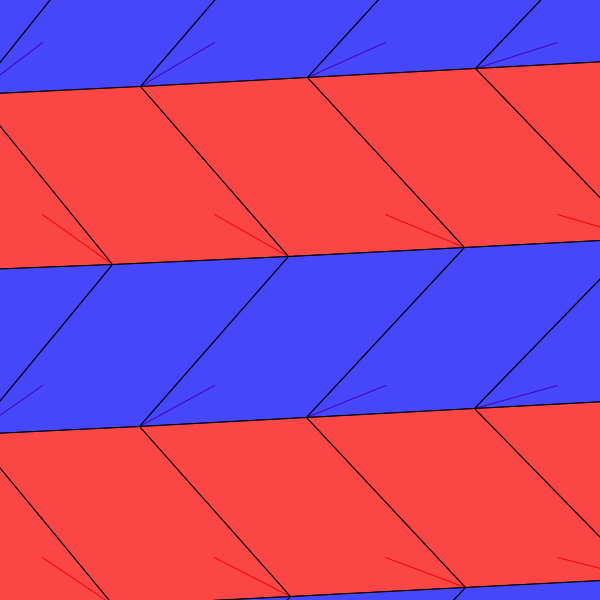
Frame 1 (no input)
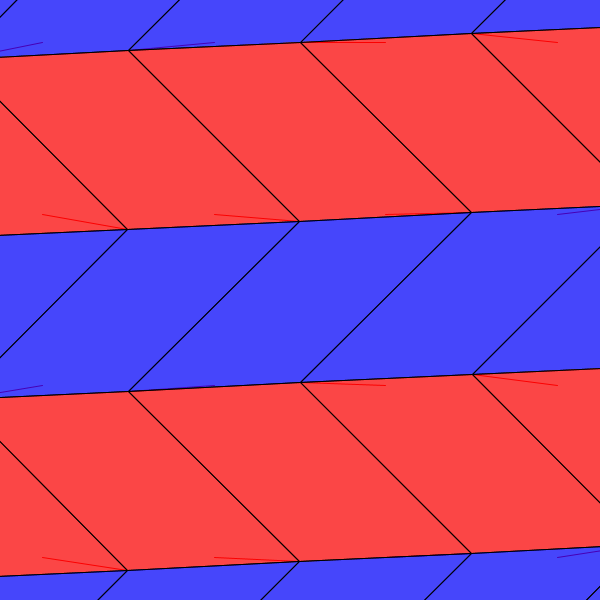
Frame 60 (the mouse pressed at the canvas centre just before this capture)
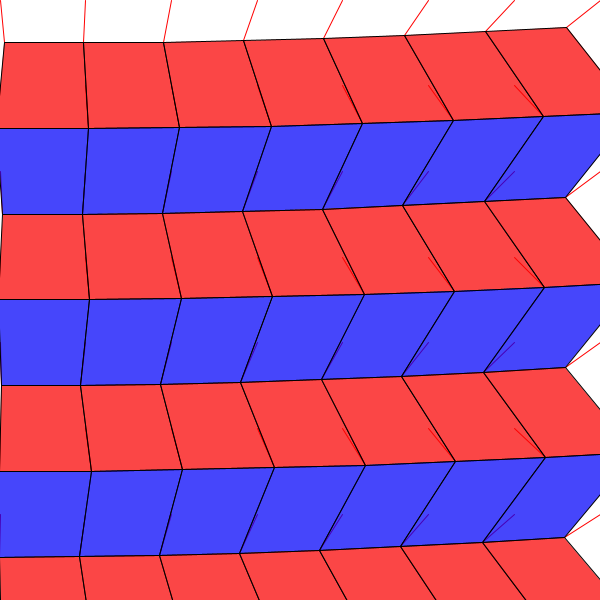
Frame 120 (the mouse held since frame 60 and released just before this capture)

The Processing sketch that drew these frames (run headless with seeded random() and noise(); from frame 60 on, the mouse is pressed at the canvas centre):

// Processing sketch: processing_151558
// ── processing_151558.pde

/*
  //Thanks for Pierre Marzin for the original sketch (151394)
  //
  //Move mouse left -> right to increase/decrease speed
  //Move mouse ^ v to zoom
  //Click through iterations
  //      1. rotation reversed line by line
  //      2. uniform rotation
  //      3. rotation reversed cell by cell
  //      >3 repeat above but angular offset increased x 10 for every 3
  //
*/

float speed;
float myangle,margin;
boolean moved;
int circleNum,num,clockVis;
PVector[]pos;
void setup() {
  size(600, 600);
  background(180);
  num = 8;
  clockVis=0;
  myangle=0;
  pos=new PVector[num*num];
  moved=false;
  rectMode(CENTER);
  noStroke();
}
 
void draw() {
  background(255);
  strokeJoin(ROUND);
  boolean useACircle, useAThird;

  int unidir = 0;
  
  margin = mouseY-width/2;
  speed=(mouseX-width/2)/100;
  
  float gutter = 0; //distance between each cell
  float cellsize = ( width - (2 * margin) - gutter * (num - 1) ) / (num - 1);
  int multiplier = 1;
  
  for (int i=0; i<num; i++) {
    for (int j=0; j<num; j++) {
      circleNum=j+i*num;
      float tx = margin + cellsize * i + gutter * i;
      float ty = margin + cellsize * j + gutter * j;
      myangle+=speed;//rotation speed varies with distance from //mouse to center of the sketch
               
      //if click divis 2 line by line reversed
      useACircle=circleNum%2==0;
      
      //if click is divis 3 direction is reversed
      useAThird=clockVis%3==0;
      
      if (clockVis%2 == 0) {
          unidir=(1-2*int(useACircle));
      } else {
          unidir = 1;
      }
      
      //for every third mouse click increase the angular displacement 
      if (clockVis>3) multiplier=( (int) clockVis/3 ) *10;
         
        
      //in the following
      movingCircle(tx, ty, cellsize, unidir*radians(multiplier*circleNum + TWO_PI * millis() / 30+myangle/10), useAThird);
    }
  }
  for (int i=0; i<num-1; i++) {
    for (int j=0; j<num-1; j++) {
      circleNum=j+i*num;
      useACircle=circleNum%2==0;
      stroke(0);
      fill(250*int(useACircle),0,250*int(!useACircle),185);
      
      //draw the quad
      quad(pos[circleNum].x,pos[circleNum].y,pos[circleNum+1].x,pos[circleNum+1].y,pos[circleNum+num+1].x,pos[circleNum+num+1].y,pos[circleNum+num].x,pos[circleNum+num].y);
      
      //draw the outline - perhaps superfluous
      //line(pos[circleNum].x,pos[circleNum].y,pos[circleNum+1].x,pos[circleNum+1].y);
      //line(pos[circleNum].x,pos[circleNum].y,pos[circleNum+num].x,pos[circleNum+num].y);
    }
  }
}
 
void movingCircle(float x, float y, float size, float angle, boolean useCircle) {
 
  stroke(0);
  strokeWeight(1);
  fill(255,255,0);
   
  // calculate endpoint of the line
  float tempX,tempY;
  if (useCircle) {
     tempX = x + (size / 2) * sin(angle);
     tempY = y + (size / 2) * cos(angle);
  } else {
     tempX = x + (size / 2) * cos(angle);
     tempY = y + (size / 2) * sin(angle);
  }
  pos[circleNum]=new PVector(tempX,tempY);
  stroke(255, 0,0);
  line(x, y, tempX, tempY);
}
 
void mouseReleased(){
    clockVis++;
 }
